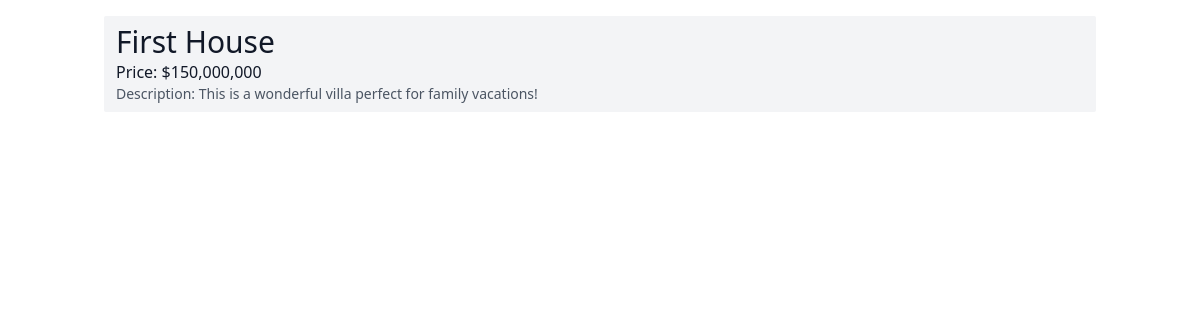
The app's page /listing/1/ with its own data.
### listings/models.py (models this page shows, shortened)
class Listing(models.Model):
    title = models.CharField(max_length=100)
    address = models.CharField(max_length=100)
    description = models.TextField()
    price = models.IntegerField()
    bedrooms = models.IntegerField()
    bathrooms = models.DecimalField(max_digits=2, decimal_places=1)
    garage = models.IntegerField()
    sqft = models.IntegerField()
    is_published = models.BooleanField(default=True)
    list_date = models.DateTimeField(auto_now_add=True)

### listings/views.py (the view)
# urls.py: path('listing/<pk>/', listing_retrieve), # This will call the listing_retrieve view when a listing is visited
def listing_retrieve(request, pk):
    listing = Listing.objects.get(id=pk) # This will get the specific listing from the database
    context = {
        'listing': listing
    }
    return render(request, 'listing.html', context)

### templates/listing.html (shortened to what this page needs)
{% extends 'base.html' %}
{% block content %}
{% load humanize %}
    {% if listing.is_published %}
        <div class="px-3 py-2 bg-gray-100 rounded-sm">
            <h2 class="text-3xl text-gray-900">{{ listing.title }}</h2>
            <p class="text-gray-900">Price: ${{ listing.price|intcomma }}</p>
            <p class="text-gray-600 text-sm">Description: {{ listing.description }}</p>
        </div>
    {% endif %}
{% endblock %}

### records on screen
Listing: title "First House", price "150,000,000", description "This is a wonderful villa perfect for family vacations!"
